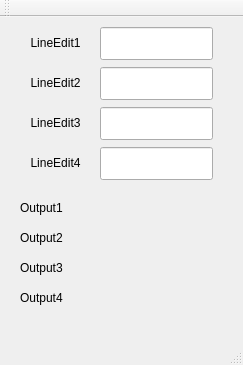
<?xml version="1.0" encoding="UTF-8"?>
<ui version="4.0">
 <class>MainWindow</class>
 <widget class="QMainWindow" name="MainWindow">
  <property name="geometry">
   <rect>
    <x>0</x>
    <y>0</y>
    <width>243</width>
    <height>365</height>
   </rect>
  </property>
  <property name="windowTitle">
   <string>TextBrowser</string>
  </property>
  <widget class="QWidget" name="centralWidget">
   <widget class="QLineEdit" name="lineEdit">
    <property name="geometry">
     <rect>
      <x>100</x>
      <y>10</y>
      <width>113</width>
      <height>33</height>
     </rect>
    </property>
   </widget>
   <widget class="QLabel" name="label">
    <property name="geometry">
     <rect>
      <x>10</x>
      <y>10</y>
      <width>91</width>
      <height>31</height>
     </rect>
    </property>
    <property name="text">
     <string>LineEdit1</string>
    </property>
    <property name="alignment">
     <set>Qt::AlignCenter</set>
    </property>
   </widget>
   <widget class="QLabel" name="label_2">
    <property name="geometry">
     <rect>
      <x>10</x>
      <y>50</y>
      <width>91</width>
      <height>31</height>
     </rect>
    </property>
    <property name="text">
     <string>LineEdit2</string>
    </property>
    <property name="alignment">
     <set>Qt::AlignCenter</set>
    </property>
   </widget>
   <widget class="QLineEdit" name="lineEdit_2">
    <property name="geometry">
     <rect>
      <x>100</x>
      <y>50</y>
      <width>113</width>
      <height>33</height>
     </rect>
    </property>
    <property name="echoMode">
     <enum>QLineEdit::NoEcho</enum>
    </property>
   </widget>
   <widget class="QLabel" name="label_3">
    <property name="geometry">
     <rect>
      <x>10</x>
      <y>130</y>
      <width>91</width>
      <height>31</height>
     </rect>
    </property>
    <property name="text">
     <string>LineEdit4</string>
    </property>
    <property name="alignment">
     <set>Qt::AlignCenter</set>
    </property>
   </widget>
   <widget class="QLineEdit" name="lineEdit_3">
    <property name="geometry">
     <rect>
      <x>100</x>
      <y>90</y>
      <width>113</width>
      <height>33</height>
     </rect>
    </property>
    <property name="echoMode">
     <enum>QLineEdit::PasswordEchoOnEdit</enum>
    </property>
   </widget>
   <widget class="QLabel" name="label_4">
    <property name="geometry">
     <rect>
      <x>10</x>
      <y>90</y>
      <width>91</width>
      <height>31</height>
     </rect>
    </property>
    <property name="text">
     <string>LineEdit3</string>
    </property>
    <property name="alignment">
     <set>Qt::AlignCenter</set>
    </property>
   </widget>
   <widget class="QLineEdit" name="lineEdit_4">
    <property name="geometry">
     <rect>
      <x>100</x>
      <y>130</y>
      <width>113</width>
      <height>33</height>
     </rect>
    </property>
    <property name="echoMode">
     <enum>QLineEdit::Password</enum>
    </property>
   </widget>
   <widget class="QLabel" name="label_5">
    <property name="geometry">
     <rect>
      <x>20</x>
      <y>180</y>
      <width>81</width>
      <height>21</height>
     </rect>
    </property>
    <property name="text">
     <string>Output1</string>
    </property>
   </widget>
   <widget class="QLabel" name="label_6">
    <property name="geometry">
     <rect>
      <x>20</x>
      <y>210</y>
      <width>81</width>
      <height>21</height>
     </rect>
    </property>
    <property name="text">
     <string>Output2</string>
    </property>
   </widget>
   <widget class="QLabel" name="label_7">
    <property name="geometry">
     <rect>
      <x>20</x>
      <y>240</y>
      <width>81</width>
      <height>21</height>
     </rect>
    </property>
    <property name="text">
     <string>Output3</string>
    </property>
   </widget>
   <widget class="QLabel" name="label_8">
    <property name="geometry">
     <rect>
      <x>20</x>
      <y>270</y>
      <width>81</width>
      <height>21</height>
     </rect>
    </property>
    <property name="text">
     <string>Output4</string>
    </property>
   </widget>
   <widget class="QLabel" name="labelOutput1">
    <property name="geometry">
     <rect>
      <x>100</x>
      <y>180</y>
      <width>111</width>
      <height>21</height>
     </rect>
    </property>
    <property name="text">
     <string/>
    </property>
   </widget>
   <widget class="QLabel" name="labelOutput2">
    <property name="geometry">
     <rect>
      <x>100</x>
      <y>210</y>
      <width>111</width>
      <height>21</height>
     </rect>
    </property>
    <property name="text">
     <string/>
    </property>
   </widget>
   <widget class="QLabel" name="labelOutput3">
    <property name="geometry">
     <rect>
      <x>100</x>
      <y>240</y>
      <width>111</width>
      <height>21</height>
     </rect>
    </property>
    <property name="text">
     <string/>
    </property>
   </widget>
   <widget class="QLabel" name="labelOutput4">
    <property name="geometry">
     <rect>
      <x>100</x>
      <y>270</y>
      <width>111</width>
      <height>21</height>
     </rect>
    </property>
    <property name="text">
     <string/>
    </property>
   </widget>
  </widget>
  <widget class="QMenuBar" name="menuBar">
   <property name="geometry">
    <rect>
     <x>0</x>
     <y>0</y>
     <width>243</width>
     <height>27</height>
    </rect>
   </property>
  </widget>
  <widget class="QToolBar" name="mainToolBar">
   <attribute name="toolBarArea">
    <enum>TopToolBarArea</enum>
   </attribute>
   <attribute name="toolBarBreak">
    <bool>false</bool>
   </attribute>
  </widget>
  <widget class="QStatusBar" name="statusBar"/>
 </widget>
 <layoutdefault spacing="6" margin="11"/>
 <resources/>
 <connections/>
</ui>
